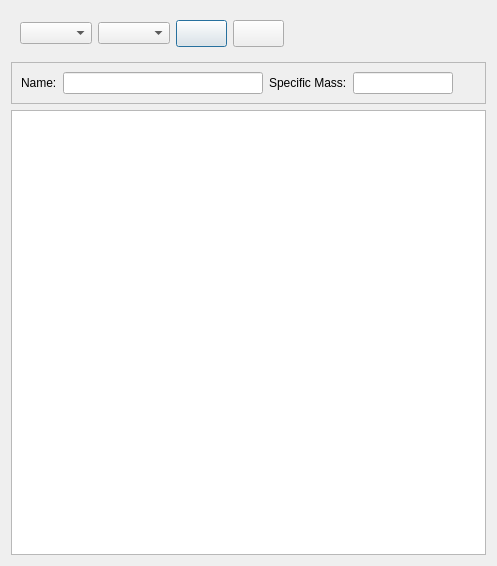
<?xml version="1.0" encoding="UTF-8"?>
<ui version="4.0">
 <class>Materials</class>
 <widget class="QDialog" name="Materials">
  <property name="geometry">
   <rect>
    <x>0</x>
    <y>0</y>
    <width>497</width>
    <height>566</height>
   </rect>
  </property>
  <property name="windowTitle">
   <string>Materials</string>
  </property>
  <layout class="QVBoxLayout" name="verticalLayout">
   <item>
    <widget class="QWidget" name="edits" native="true">
     <layout class="QHBoxLayout" name="horizontalLayout_3">
      <item>
       <widget class="QComboBox" name="combo_index">
        <property name="minimumSize">
         <size>
          <width>0</width>
          <height>0</height>
         </size>
        </property>
       </widget>
      </item>
      <item>
       <widget class="QComboBox" name="combo_type"/>
      </item>
      <item>
       <widget class="QPushButton" name="button_add">
        <property name="font">
         <font>
          <pointsize>12</pointsize>
         </font>
        </property>
        <property name="toolTip">
         <string>Add Node</string>
        </property>
        <property name="text">
         <string/>
        </property>
        <property name="icon">
         <iconset theme="list-add">
          <normaloff>.</normaloff>.</iconset>
        </property>
       </widget>
      </item>
      <item>
       <widget class="QPushButton" name="button_remove">
        <property name="font">
         <font>
          <pointsize>12</pointsize>
         </font>
        </property>
        <property name="toolTip">
         <string>Remove Node</string>
        </property>
        <property name="text">
         <string/>
        </property>
        <property name="icon">
         <iconset theme="list-remove">
          <normaloff>.</normaloff>.</iconset>
        </property>
       </widget>
      </item>
      <item>
       <spacer name="spacer_edits">
        <property name="orientation">
         <enum>Qt::Horizontal</enum>
        </property>
        <property name="sizeHint" stdset="0">
         <size>
          <width>40</width>
          <height>20</height>
         </size>
        </property>
       </spacer>
      </item>
     </layout>
    </widget>
   </item>
   <item>
    <widget class="QFrame" name="frame">
     <property name="frameShape">
      <enum>QFrame::StyledPanel</enum>
     </property>
     <property name="frameShadow">
      <enum>QFrame::Raised</enum>
     </property>
     <layout class="QHBoxLayout" name="horizontalLayout">
      <item>
       <widget class="QLabel" name="label_name">
        <property name="text">
         <string>Name:</string>
        </property>
       </widget>
      </item>
      <item>
       <widget class="QLineEdit" name="edit_name">
        <property name="minimumSize">
         <size>
          <width>200</width>
          <height>0</height>
         </size>
        </property>
        <property name="maximumSize">
         <size>
          <width>200</width>
          <height>16777215</height>
         </size>
        </property>
       </widget>
      </item>
      <item>
       <widget class="QLabel" name="label_mass">
        <property name="text">
         <string>Specific Mass:</string>
        </property>
       </widget>
      </item>
      <item>
       <widget class="QLineEdit" name="edit_mass">
        <property name="minimumSize">
         <size>
          <width>100</width>
          <height>0</height>
         </size>
        </property>
        <property name="maximumSize">
         <size>
          <width>100</width>
          <height>16777215</height>
         </size>
        </property>
       </widget>
      </item>
      <item>
       <spacer name="spacer_props">
        <property name="orientation">
         <enum>Qt::Horizontal</enum>
        </property>
        <property name="sizeHint" stdset="0">
         <size>
          <width>40</width>
          <height>20</height>
         </size>
        </property>
       </spacer>
      </item>
     </layout>
    </widget>
   </item>
   <item>
    <widget class="QTableWidget" name="table"/>
   </item>
  </layout>
 </widget>
 <tabstops>
  <tabstop>table</tabstop>
 </tabstops>
 <resources/>
 <connections/>
 <slots>
  <slot>bla(int)</slot>
 </slots>
</ui>
